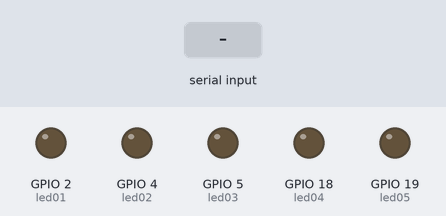
The sketch below on a simulated ESP32. Shown: output pins drawn as LEDs (lit = HIGH). The test bench sets the inputs (shaded band). Nothing arrives over Bluetooth unless stated.

Above: at 1.2 s.
1.3 s: "1" received over the second serial link
At 2.1 s:
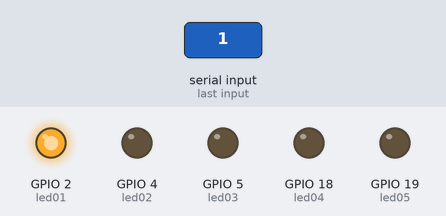
2.8 s: "3" received over the second serial link
At 3.3 s:
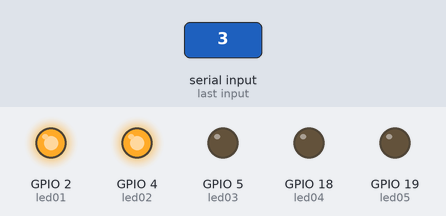
4.3 s: "0" received over the second serial link
At 5.5 s:
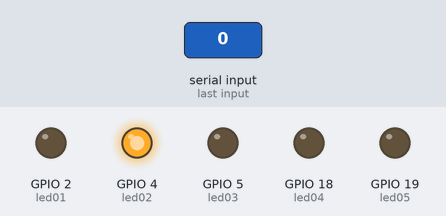
5.8 s: "5" received over the second serial link
At 6.7 s:
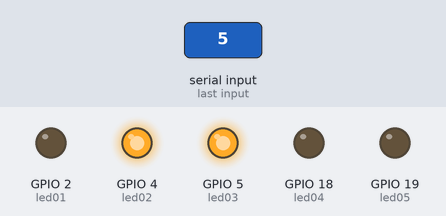
7.3 s: "2" received over the second serial link
At 7.9 s:
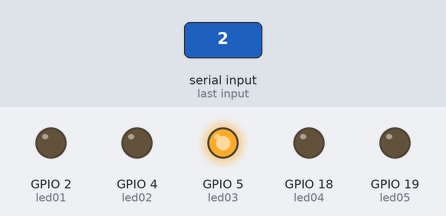
8.8 s: "7" received over the second serial link
At 10.2 s:
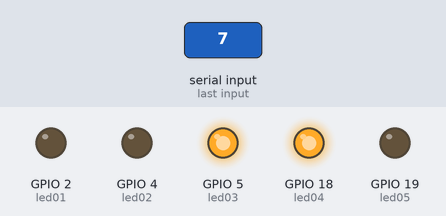
Timing chart, 0 to 11.3 s (numbered marks = the images above; inputs shaded):
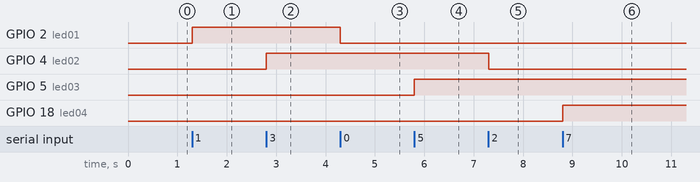

The sketch:

mobileLed_Bt_v2.ino
```cpp
#include <BluetoothSerial.h>

BluetoothSerial SerialBT;

const int led01 = 2;
const int led02 = 4;
const int led03 = 5;
const int led04 = 18;
const int led05 = 19;

void setup() {
  SerialBT.begin("ESP32_LED_Control");
  pinMode(led01, OUTPUT);
  pinMode(led02, OUTPUT);
  pinMode(led03, OUTPUT);
  pinMode(led04, OUTPUT);
  pinMode(led05, OUTPUT);

  // Inicialmente, todos os botões estão desligados
  digitalWrite(led01, LOW);
  digitalWrite(led02, LOW);
  digitalWrite(led03, LOW);
  digitalWrite(led04, LOW);
  digitalWrite(led05, LOW);
}

void loop() {
  if (SerialBT.available()) {
    char command = SerialBT.read();

    // Converta o comando para uma string
    String value = String(command);

    // Verifique qual botão foi acionado com base no comando Bluetooth
    if (value == "1") {
      digitalWrite(led01, HIGH);
    } else if (value == "0") {
      digitalWrite(led01, LOW);
    } else if (value == "3") {
      digitalWrite(led02, HIGH);
    } else if (value == "2") {
      digitalWrite(led02, LOW);
    } else if (value == "5") {
      digitalWrite(led03, HIGH);
    } else if (value == "4") {
      digitalWrite(led03, LOW);
    } else if (value == "7") {
      digitalWrite(led04, HIGH);
    } else if (value == "6") {
      digitalWrite(led04, LOW);
    } else if (value == "9") {
      digitalWrite(led05, HIGH);
    } else if (value == "8") {
      digitalWrite(led05, LOW);
    }
  }
}
```

Measured:
- after the input at 1.3 s, GPIO 2 (led01): LOW → HIGH at once
- after the input at 2.8 s, GPIO 4 (led02): LOW → HIGH at once
- after the input at 4.3 s, GPIO 2 (led01): HIGH → LOW at once
- after the input at 5.8 s, GPIO 5 (led03): LOW → HIGH at once
- after the input at 7.3 s, GPIO 4 (led02): HIGH → LOW at once
- after the input at 8.8 s, GPIO 18 (led04): LOW → HIGH at once
